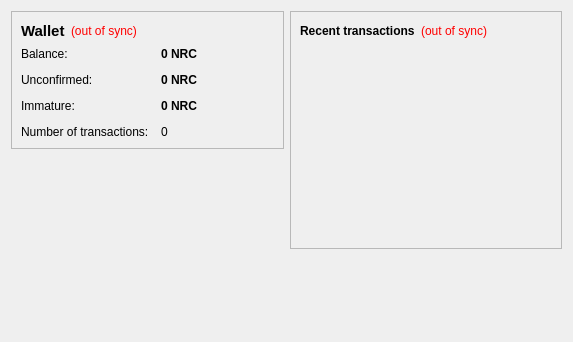
<?xml version="1.0" encoding="UTF-8"?>
<ui version="4.0">
 <class>OverviewPage</class>
 <widget class="QWidget" name="OverviewPage">
  <property name="geometry">
   <rect>
    <x>0</x>
    <y>0</y>
    <width>573</width>
    <height>342</height>
   </rect>
  </property>
  <property name="windowTitle">
   <string>Form</string>
  </property>
  <layout class="QHBoxLayout" name="horizontalLayout" stretch="1,1">
   <item>
    <layout class="QVBoxLayout" name="verticalLayout_2">
     <item>
      <widget class="QFrame" name="frame">
       <property name="frameShape">
        <enum>QFrame::StyledPanel</enum>
       </property>
       <property name="frameShadow">
        <enum>QFrame::Raised</enum>
       </property>
       <layout class="QVBoxLayout" name="verticalLayout_4">
        <item>
         <layout class="QHBoxLayout" name="horizontalLayout_4">
          <item>
           <widget class="QLabel" name="label_5">
            <property name="font">
             <font>
              <pointsize>11</pointsize>
              <weight>75</weight>
              <bold>true</bold>
             </font>
            </property>
            <property name="text">
             <string>Wallet</string>
            </property>
           </widget>
          </item>
          <item>
           <widget class="QLabel" name="labelWalletStatus">
            <property name="toolTip">
             <string>The displayed information may be out of date. Your wallet automatically synchronizes with the NarCo-in network after a connection is established, but this process has not completed yet.</string>
            </property>
            <property name="styleSheet">
             <string notr="true">QLabel { color: red; }</string>
            </property>
            <property name="text">
             <string notr="true">(out of sync)</string>
            </property>
            <property name="alignment">
             <set>Qt::AlignLeading|Qt::AlignLeft|Qt::AlignVCenter</set>
            </property>
           </widget>
          </item>
          <item>
           <spacer name="horizontalSpacer_2">
            <property name="orientation">
             <enum>Qt::Horizontal</enum>
            </property>
            <property name="sizeHint" stdset="0">
             <size>
              <width>40</width>
              <height>20</height>
             </size>
            </property>
           </spacer>
          </item>
         </layout>
        </item>
        <item>
         <layout class="QFormLayout" name="formLayout_2">
          <property name="fieldGrowthPolicy">
           <enum>QFormLayout::AllNonFixedFieldsGrow</enum>
          </property>
          <property name="horizontalSpacing">
           <number>12</number>
          </property>
          <property name="verticalSpacing">
           <number>12</number>
          </property>
          <item row="0" column="0">
           <widget class="QLabel" name="label">
            <property name="text">
             <string>Balance:</string>
            </property>
           </widget>
          </item>
          <item row="0" column="1">
           <widget class="QLabel" name="labelBalance">
            <property name="font">
             <font>
              <weight>75</weight>
              <bold>true</bold>
             </font>
            </property>
            <property name="cursor">
             <cursorShape>IBeamCursor</cursorShape>
            </property>
            <property name="toolTip">
             <string>Your current balance</string>
            </property>
            <property name="text">
             <string notr="true">0 NRC</string>
            </property>
            <property name="textInteractionFlags">
             <set>Qt::LinksAccessibleByMouse|Qt::TextSelectableByKeyboard|Qt::TextSelectableByMouse</set>
            </property>
           </widget>
          </item>
          <item row="1" column="0">
           <widget class="QLabel" name="label_3">
            <property name="text">
             <string>Unconfirmed:</string>
            </property>
           </widget>
          </item>
          <item row="1" column="1">
           <widget class="QLabel" name="labelUnconfirmed">
            <property name="font">
             <font>
              <weight>75</weight>
              <bold>true</bold>
             </font>
            </property>
            <property name="cursor">
             <cursorShape>IBeamCursor</cursorShape>
            </property>
            <property name="toolTip">
             <string>Total of transactions that have yet to be confirmed, and do not yet count toward the current balance</string>
            </property>
            <property name="text">
             <string notr="true">0 NRC</string>
            </property>
            <property name="textInteractionFlags">
             <set>Qt::LinksAccessibleByMouse|Qt::TextSelectableByKeyboard|Qt::TextSelectableByMouse</set>
            </property>
           </widget>
          </item>
          <item row="3" column="0">
           <widget class="QLabel" name="label_2">
            <property name="text">
             <string>Number of transactions:</string>
            </property>
           </widget>
          </item>
          <item row="3" column="1">
           <widget class="QLabel" name="labelNumTransactions">
            <property name="toolTip">
             <string>Total number of transactions in wallet</string>
            </property>
            <property name="text">
             <string notr="true">0</string>
            </property>
           </widget>
          </item>
          <item row="2" column="0">
           <widget class="QLabel" name="labelImmatureText">
            <property name="text">
             <string>Immature:</string>
            </property>
           </widget>
          </item>
          <item row="2" column="1">
           <widget class="QLabel" name="labelImmature">
            <property name="font">
             <font>
              <weight>75</weight>
              <bold>true</bold>
             </font>
            </property>
            <property name="toolTip">
             <string>Mined balance that has not yet matured</string>
            </property>
            <property name="text">
             <string notr="true">0 NRC</string>
            </property>
            <property name="textInteractionFlags">
             <set>Qt::LinksAccessibleByMouse|Qt::TextSelectableByKeyboard|Qt::TextSelectableByMouse</set>
            </property>
           </widget>
          </item>
         </layout>
        </item>
       </layout>
      </widget>
     </item>
     <item>
      <spacer name="verticalSpacer">
       <property name="orientation">
        <enum>Qt::Vertical</enum>
       </property>
       <property name="sizeHint" stdset="0">
        <size>
         <width>20</width>
         <height>40</height>
        </size>
       </property>
      </spacer>
     </item>
    </layout>
   </item>
   <item>
    <layout class="QVBoxLayout" name="verticalLayout_3">
     <item>
      <widget class="QFrame" name="frame_2">
       <property name="frameShape">
        <enum>QFrame::StyledPanel</enum>
       </property>
       <property name="frameShadow">
        <enum>QFrame::Raised</enum>
       </property>
       <layout class="QVBoxLayout" name="verticalLayout">
        <item>
         <layout class="QHBoxLayout" name="horizontalLayout_2">
          <item>
           <widget class="QLabel" name="label_4">
            <property name="text">
             <string>&lt;b&gt;Recent transactions&lt;/b&gt;</string>
            </property>
           </widget>
          </item>
          <item>
           <widget class="QLabel" name="labelTransactionsStatus">
            <property name="toolTip">
             <string>The displayed information may be out of date. Your wallet automatically synchronizes with the NarCo-in network after a connection is established, but this process has not completed yet.</string>
            </property>
            <property name="styleSheet">
             <string notr="true">QLabel { color: red; }</string>
            </property>
            <property name="text">
             <string notr="true">(out of sync)</string>
            </property>
            <property name="alignment">
             <set>Qt::AlignRight|Qt::AlignTrailing|Qt::AlignVCenter</set>
            </property>
           </widget>
          </item>
          <item>
           <spacer name="horizontalSpacer">
            <property name="orientation">
             <enum>Qt::Horizontal</enum>
            </property>
            <property name="sizeHint" stdset="0">
             <size>
              <width>40</width>
              <height>20</height>
             </size>
            </property>
           </spacer>
          </item>
         </layout>
        </item>
        <item>
         <widget class="QListView" name="listTransactions">
          <property name="styleSheet">
           <string notr="true">QListView { background: transparent; }</string>
          </property>
          <property name="frameShape">
           <enum>QFrame::NoFrame</enum>
          </property>
          <property name="verticalScrollBarPolicy">
           <enum>Qt::ScrollBarAlwaysOff</enum>
          </property>
          <property name="horizontalScrollBarPolicy">
           <enum>Qt::ScrollBarAlwaysOff</enum>
          </property>
          <property name="selectionMode">
           <enum>QAbstractItemView::NoSelection</enum>
          </property>
         </widget>
        </item>
       </layout>
      </widget>
     </item>
     <item>
      <spacer name="verticalSpacer_2">
       <property name="orientation">
        <enum>Qt::Vertical</enum>
       </property>
       <property name="sizeHint" stdset="0">
        <size>
         <width>20</width>
         <height>40</height>
        </size>
       </property>
      </spacer>
     </item>
    </layout>
   </item>
  </layout>
 </widget>
 <resources/>
 <connections/>
</ui>
